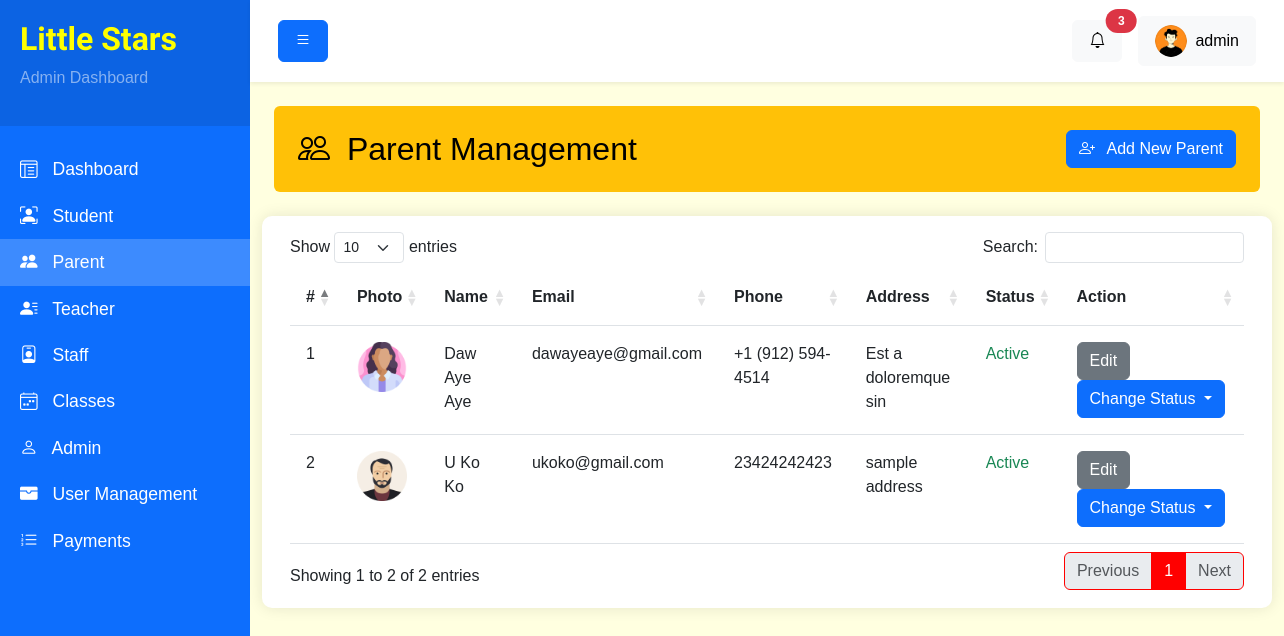
The page /backend/parents.php (signed in) on the database its author committed.
### tables this page shows
CREATE TABLE `Parents` (
  `parent_id` int NOT NULL,
  `user_id` int NOT NULL,
  `name` varchar(50) NOT NULL,
  `photo` varchar(255) DEFAULT NULL,
  `phone` varchar(50) NOT NULL,
  `address` text
);

CREATE TABLE `Users` (
  `user_id` int NOT NULL,
  `email` varchar(100) NOT NULL,
  `password` varchar(255) NOT NULL,
  `role` enum('Teacher','Staff','Parent','Admin') NOT NULL,
  `status` enum('active','suspend','pending') NOT NULL DEFAULT 'active',
  `created_at` timestamp NULL DEFAULT CURRENT_TIMESTAMP,
  `updated_at` timestamp NOT NULL DEFAULT CURRENT_TIMESTAMP
);

### backend/components/parents/table.php (the view, shortened to what this page needs)
<div class="row">
    <?php
    $get_parent_list_query = "SELECT * FROM Parents LEFT JOIN Users ON Parents.user_id = Users.user_id WHERE Users.status = 'active' OR Users.status = 'pending'";
    $statement = $pdo->prepare($get_parent_list_query);
    $statement->execute();
    $parents = [];
    while($parent = $statement->fetch(PDO::FETCH_ASSOC)) {
        $parents[] = $parent;
    }
    ?>
<div class="card">
    <div class="card-body">
        <div class="table-responsive" style="min-height: 320px;">
            <table class="table" id="parentsTable">
                <thead>
                    <tr>
                        <th>#</th>
                        <th>Photo</th>
                        <th>Name</th>
                        <th>Email</th>
                        <th>Phone</th>
                        <th>Address</th>
                        <th>Status</th>
                        <th>Action</th>
                    </tr>
                </thead>
                <tbody>
                        <?php if(isset($parents) && count($parents) > 0) : ?>
                            <?php $i = 1; ?>
                            <?php foreach($parents as $parent) : ?>
                                <tr>
                                    <td><?= $i++ ?></td>
                                    <td><img src="<?= $parent['photo'] ? './uploads/' . $parent['photo'] : 'https://placehold.co/32' ?>" alt="" width="50px"></td>
                                    <td><?= $parent['name'] ?></td>
                                    <td><?= $parent['email'] ?></td>
                                    <td><?= $parent['phone'] ?></td>
                                    <td><?= $parent['address'] ?></td>
                                    <td>
                                        <?php if($parent['status'] == 'active') : ?>
                                            <span class="text-success">Active</span>
                                        <?php elseif($parent['status'] == 'suspend') : ?>
                                            <span class="text-danger">Suspend</span>
                                        <?php else : ?>
                                            <span class="text-warning">Pending</span>
                                        <?php endif; ?>
                                    </td>
                                    <td>
                                        <a href="parents-edit.php?id=<?= $parent['parent_id'] ?>" class="btn btn-secondary">Edit</a>
                                        <div class="dropdown d-inline-block">
                                            <button class="btn btn-primary dropdown-toggle" type="button" data-bs-toggle="dropdown" aria-expanded="false">
                                                Change Status
                                            </button>
                                        </div>
                                    </td>
                                </tr>
                            <?php endforeach; ?>
                        <?php endif; ?>
                </tbody>
            </table>
        </div>
    </div>
</div>
</div>
<link rel="stylesheet" type="text/css" href="https://cdn.datatables.net/1.11.5/css/dataTables.bootstrap5.min.css">

### backend/css/style.css (style rules this page uses)
body { background: #f8f9fa; font-family: "Arial", sans-serif; }
.card { border: none; border-radius: 10px; box-shadow: 0 0 15px rgba(0, 0, 0, 0.1); margin-bottom: 20px; }
.table > :not(caption) > * > * { padding: 1rem; }

### backend/layouts/header.php (style rules this page uses)
body { background-color: lightyellow !important; }

### rows shown on the page
parents: photo (picture), name "Daw Aye Aye", user.email "dawayeaye@gmail.com", phone "+1 (912) 594-4514", address "Est a doloremque sin"
parents: photo (picture), name "U Ko Ko", user.email "ukoko@gmail.com", phone "23424242423", address "sample address"

### other values the page prints
$item['name'] "Dashboard"
$item['name'] "Student"
$item['name'] "Parent"
$item['name'] "Teacher"
$item['name'] "Staff"
$item['name'] "Classes"
$item['name'] "Admin"
$item['name'] "User Management"
$item['name'] "Payments"
$_SESSION['admin_user']['name'] "admin"
